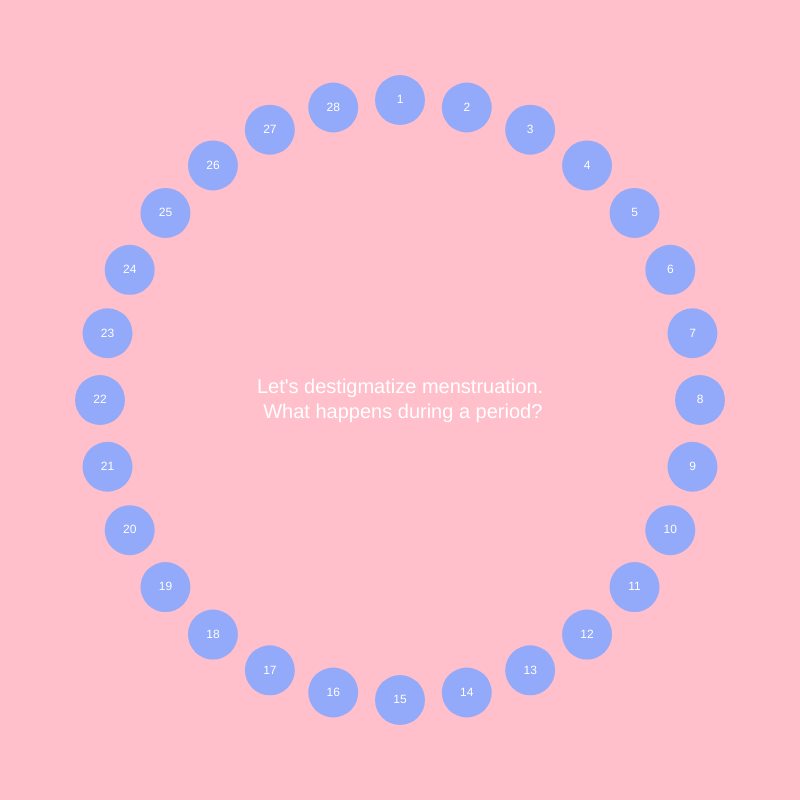
Frame 1 (no input)
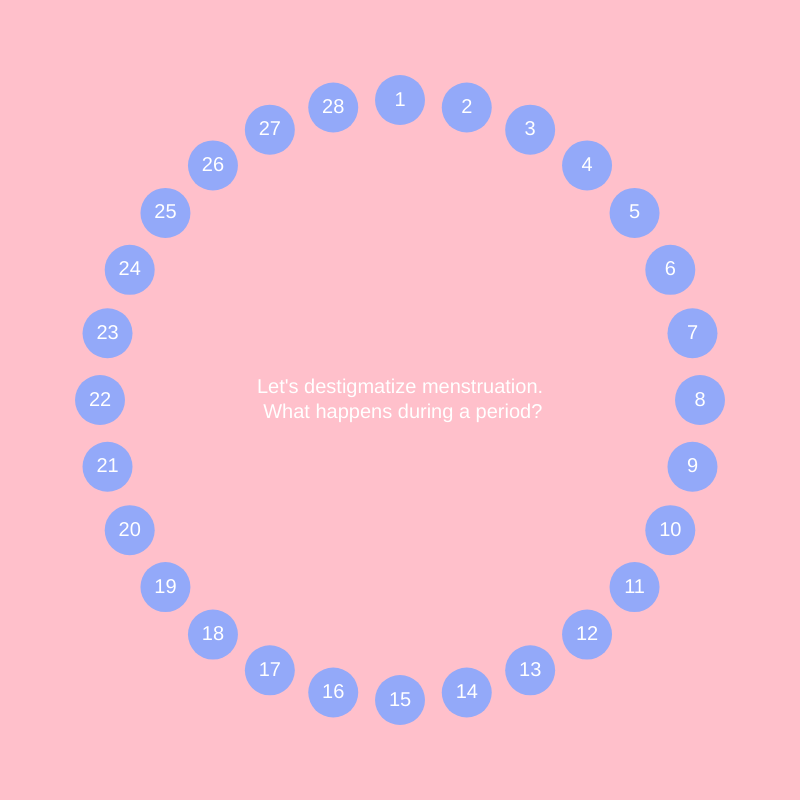
Frame 60 (no input)
Frame 120 (the mouse pressed at the canvas centre since frame 60): identical to frame 60, image omitted

The p5.js sketch that drew these frames (run headless with seeded random() and noise() and a simulated clock; from frame 60 on, the mouse is pressed at the canvas centre):

// p5.js sketch
// ── sketch.js
let circles = [];
let numCircles = 28;

function setup() {
  createCanvas(800, 800);
  let circleSize = 50;
  let radius = 300; // more space?
  let centerX = width / 2;
  let centerY = height / 2;
  
  for (let i = 0; i < numCircles; i++) {
    let angle = TWO_PI / numCircles * i;
    let x = centerX + radius * cos(angle);
    let y = centerY + radius * sin(angle);
    let number = (i + 7) % numCircles+1; // 
    circles.push(new Circle(x, y, circleSize, getText(i), number));
  }
}

function draw() {
  background('pink');
  
    let anyHovered = false;

  for (let circle of circles) {
    circle.display();
    circle.checkHover(mouseX, mouseY);
    if (circle.isHovered) {
      anyHovered = true;
    }
  }

  if (!anyHovered) {
    fill("white");
    noStroke();
    textAlign(CENTER, CENTER);
    textSize(20)
    
    text("Let's destigmatize menstruation.\n What happens during a period?", width / 2, height / 2);
  }
}
  for (let circle of circles) {
    circle.display();
    circle.checkHover(mouseX, mouseY);
  
}


function getText(index) {
  let texts = [
    "DAY 8:\nTestosterone Rises= More Attentiveness", //8
    
    "DAY 9:\nHigher estrogen can impact mood,\n complexion and cholesterol levels.", //9
    
    "DAY 10:\nSome may even feel improvment in confidence. ", //10
    
    "DAY 11:\nMood is more likely to be optimistic and social.", //11
    
    "DAY 12:\nHormone levels can affect the skin’s scent and others'.",//12
    
    "DAY 13:\nEstrogen Peaks", //13
    
    "DAY 14:\nOvulation Begins.", //14

    "DAY 15:\nThe ovary releases an egg and shifts in hormones.",//15
    
    "DAY 16:\nHormone changes may intensify emotions and tiredness. ", //16
    
    "DAY 17:\nThe egg travels down the fallopian tube toward\n the uterus to be fertilized by sperm.", //17
    
    "DAY 18:\nDuring ovulation, there may be mild\n soreness on the side of the body where\n  the ovary is releasing an egg.", //18
    
    "DAY 19:\nEstrogen drops.", //19
    
    "DAY 20:\nTestosterone and progesterone surge.", //20
    
    "DAY 21:\nLikely to break outs and oily skin. ", //21
    
    "DAY 22:\nIf conception didn’t happen, both progesterone\n and estrogen levels start lowering.", //22
    
    "DAY 23:\n High Progesterone levels occur.",//23
    
    "DAY 24:\nMany experience different symptoms before a period begins.\nTender breasts, digestion issues, bloating etc.", //24
    
    "DAY 25:\nSymptoms before and during period may be similar.", //25
    
    "DAY 26:\nPotential bloating and lowered energy.", //26
    
    "DAY 27:\n Despite higher progesterone and energy\n", //27
    
    "DAY 28:\nCycle begins again soon, good to stay hydrated.", //28
    
    "DAY 1:\nA Period starts. Low Estrogen = Fatigue\nThe average cycle lasts 28 days.", //1
    
    "DAY 2:\n Potential for Cramps. Good time to exercise gently.", //2
    
    "DAY 3:\n Typically periods can last 2-7 days.\n The length varies per body.",//3
    
    "DAY 4:\n Commonly, most periods last 3-5 days.", //4
    
    "DAY 5:\n When a periods ends,\n estrogen increases = energy rises.  ", //5
    
    "DAY 6:\nPeriod symptoms are replaced with more positive improvements.", //6
    
    "DAY 7:\n Testtosterone Rises.",//7
  ];
  return texts[index];
}

class Circle {
  constructor(x, y, size, text, number) {
    this.x = x;
    this.y = y;
    this.size = size;
    this.text = text;
    this.number = number;
    this.isHovered = false;
  }

  display() {
    if (this.isHovered) {
      fill(255, 107, 132); // Pink color
    } else {
      fill(147, 169, 249); // Blue color 
    }
    noStroke(); // No stroke for circles
    ellipse(this.x, this.y, this.size);

    fill(0);
    noStroke();
    textAlign(CENTER, CENTER);
    fill('white');
    text(this.number, this.x, this.y); // Display number in the middle of the circle

    if (this.isHovered) {
      // Display text below the larger circle formed by the smaller circles
      fill('white');
      noStroke();
      textAlign(CENTER, TOP);
      text(this.text, width / 2, height / 2.5 + 1.5 * this.size);
      
    }
  }

  checkHover(px, py) {
    let d = dist(px, py, this.x, this.y);
    if (d < this.size / 2) {
      this.isHovered = true;
    } else {
      this.isHovered = false;
      
    }
  }
}
